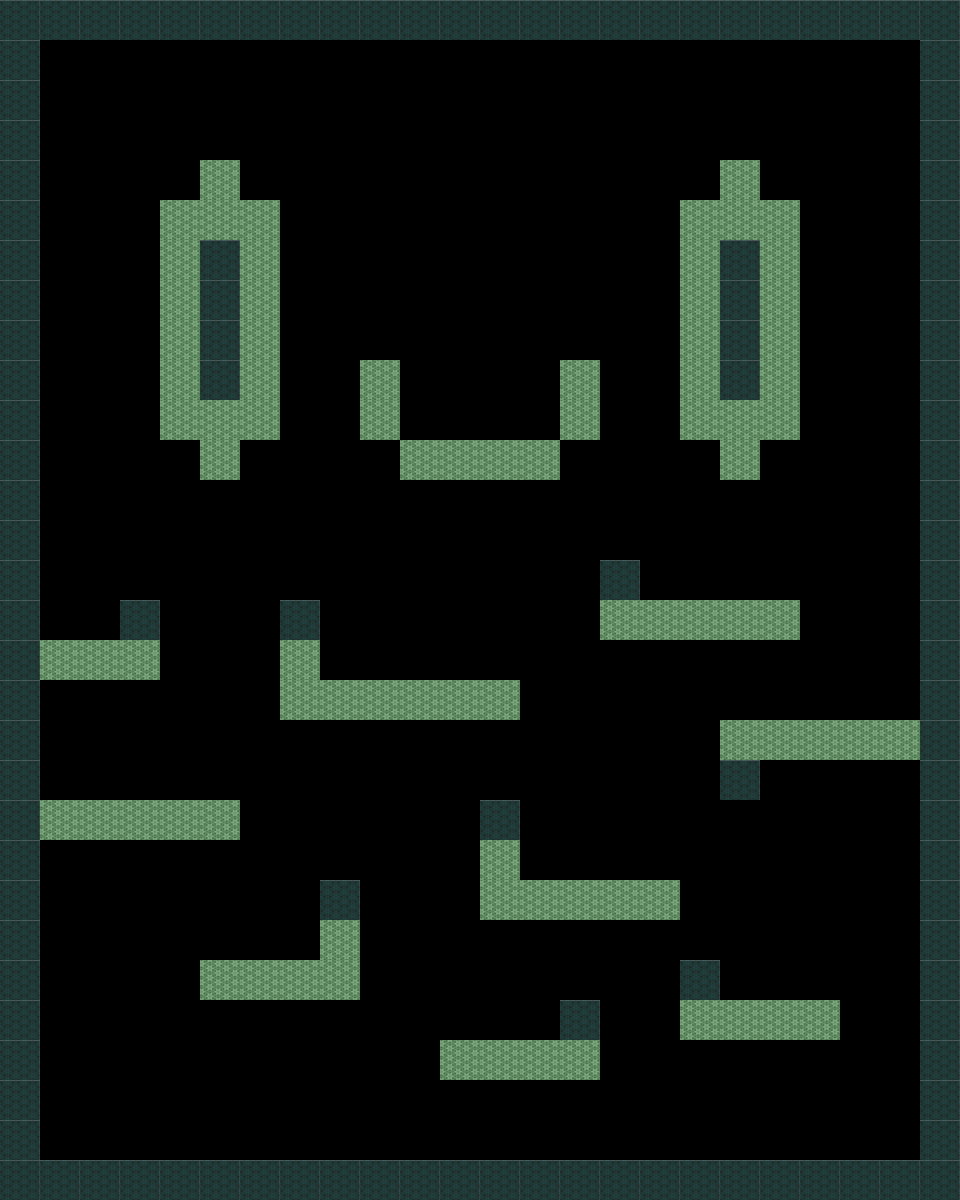

The image is a tile-based game level rendered from a .tmx file. Its description and source (layers, tilesets, objects; grid data summarised) follow:
An orthogonal 24x30 tile map with 40x40 px tiles, 1 tile layer (Camada de Tiles 1), 2 tilesets.

<map version="1.0" orientation="orthogonal" width="24" height="30" tilewidth="40" tileheight="40">
 <tileset firstgid="1" name="tile-01" tilewidth="40" tileheight="40">
  <image source="tile-01.png" width="40" height="40" />
 </tileset>
 <tileset firstgid="2" name="tile-02" tilewidth="40" tileheight="40">
  <image source="tile-02.png" width="40" height="40" />
 </tileset>
 <layer name="Camada de Tiles 1" width="24" height="30">
  <data>[720 cells, 204 non-empty, 2 distinct tile ids]</data>
 </layer>
</map>
